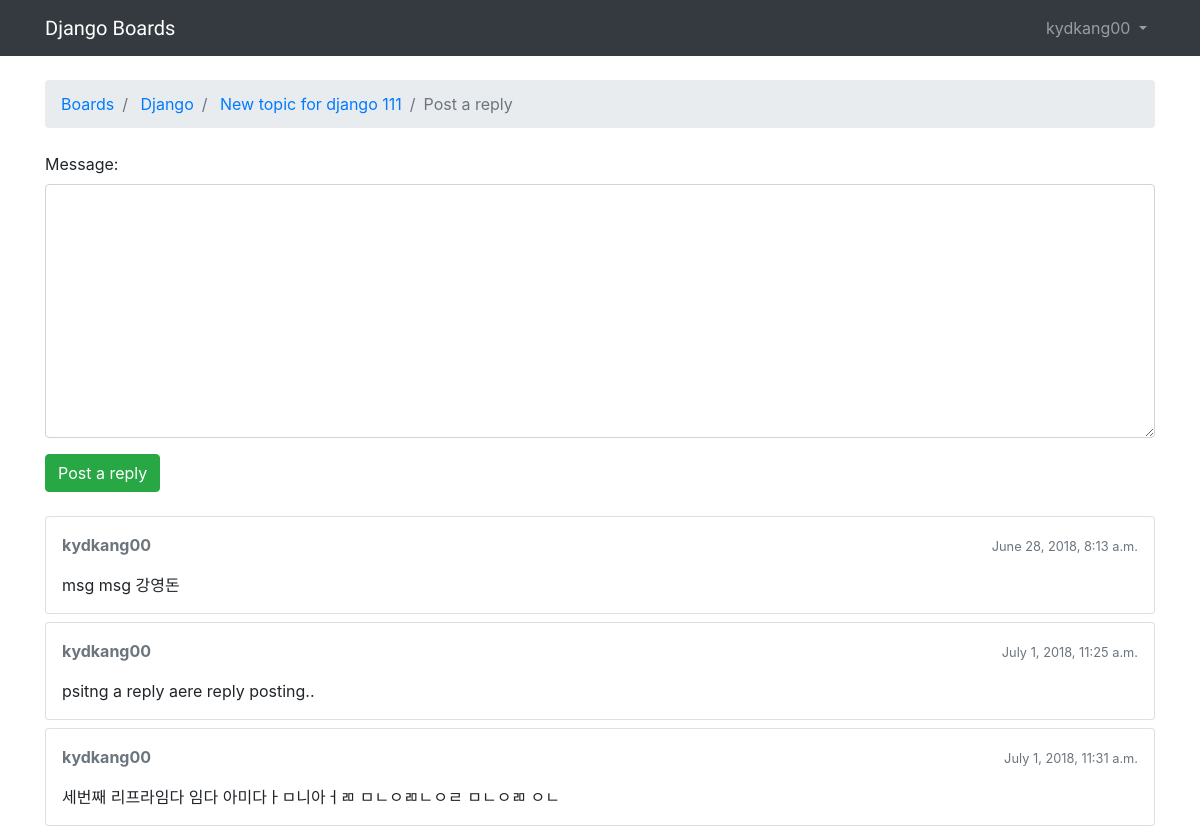
The app's page /boards/1/topics/1/reply/ (signed in), older data.
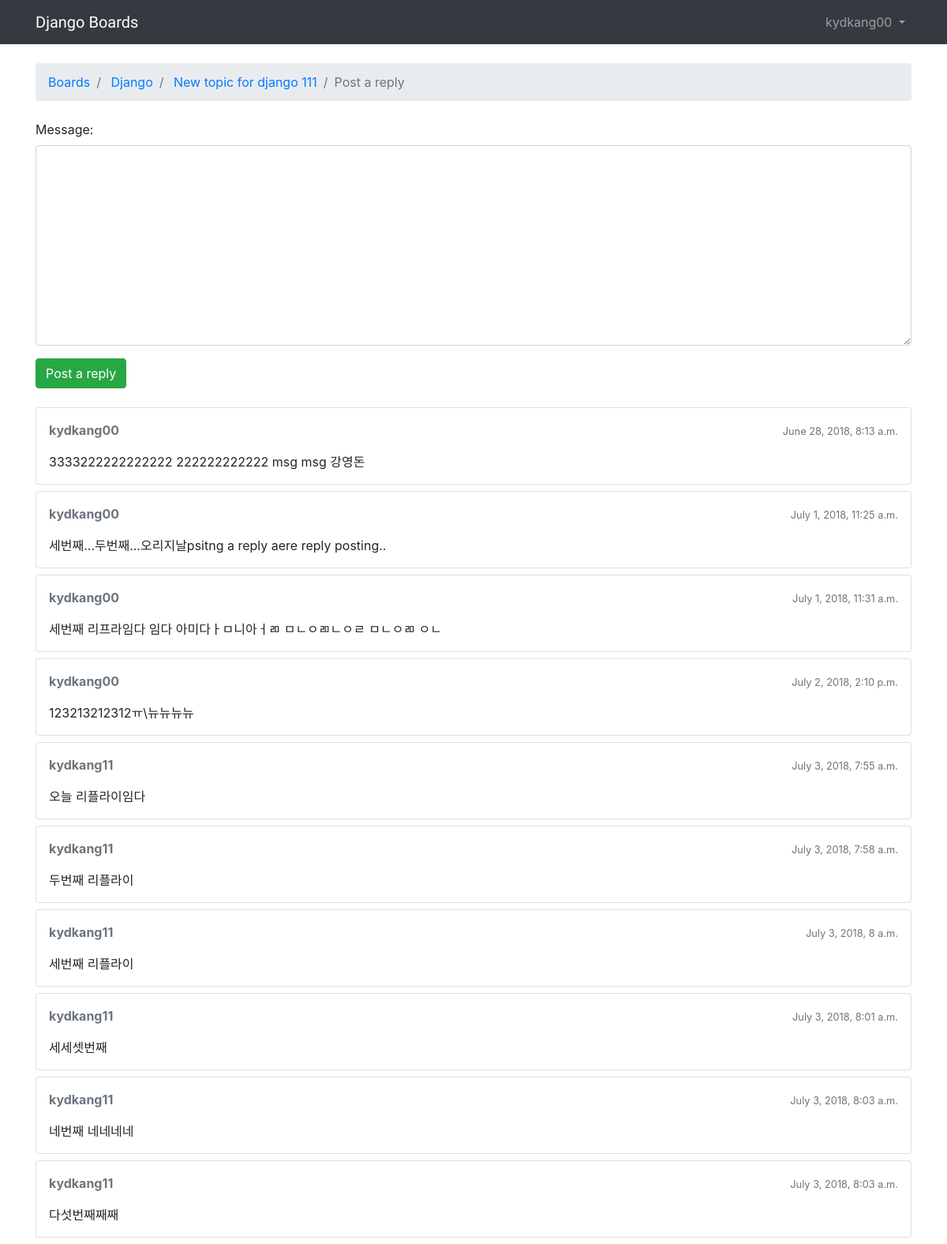
The same page, newer data.
### boards/models.py (models this page shows, shortened)
class Post(models.Model):
    message = models.TextField(max_length=4000)
    topic = models.ForeignKey(Topic, on_delete=models.CASCADE, related_name='posts')
    created_at = models.DateTimeField(auto_now_add=True)
    updated_at = models.DateTimeField(null=True)
    created_by = models.ForeignKey(User, on_delete=models.CASCADE,
                                    related_name='posts')
    updated_by = models.ForeignKey(User, on_delete=models.CASCADE,
                                        null=True, related_name='+')

### boards/views.py (the view)
# urls.py: url(r'^boards/(?P<pk>\d+)/topics/(?P<topic_pk>\d+)/reply/$', views.reply_topic, name='reply_topic'),
@login_required
def reply_topic(request, pk, topic_pk):
    topic = get_object_or_404(Topic, board__pk=pk, pk=topic_pk)
    if request.method == 'POST':
        form = PostForm(request.POST)
        if form.is_valid():
            post = form.save(commit=False)
            post.topic = topic
            post.created_by = request.user
            post.save()
            topic.last_updated = datetime.datetime.now()
            topic.save()
            return redirect('topic_posts', pk=pk, topic_pk=topic_pk)
    else:
        form = PostForm()
    return render(request, 'reply_topic.html', {'topic': topic, 'form': form})

### boards/forms.py
class PostForm(forms.ModelForm):
    class Meta:
        model = Post
        fields = ['message', ]

### templates/reply_topic.html (shortened to what this page needs)
{% extends 'base.html' %}
{% load static %}
{% block breadcrumb %}
  <li class="breadcrumb-item"><a href="{% url 'home' %}">Boards</a></li>
  <li class="breadcrumb-item"><a href="{% url 'board_topics' topic.board.pk %}">
                                {{ topic.board.name }}</a></li>
  <li class="breadcrumb-item"><a href="{% url 'topic_posts' topic.board.pk topic.pk %}">
                                {{ topic.subject }}</a></li>
  <li class="breadcrumb-item active">Post a reply</li>
{% endblock %}
{% block content %}
  <form method="post" class="mb-4">
    {% include 'includes/form.html' %}
    <button type="submit" class="btn btn-success">Post a reply</button>
  </form>
  {% for post in topic.posts.all %}
    <div class="card mb-2">
      <div class="card-body p-3">   <!—padding -->
        <div class="row mb-3">
          <div class="col-6">
            <strong class="text-muted">{{ post.created_by.username }}</strong>
          </div>
          <div class="col-6 text-right">
            <small class="text-muted">{{ post.created_at }}</small>
          </div>
        </div>
        {{ post.message }}
      </div>
    </div>
  {% endfor %}
{% endblock %}

Row changes from the older to the newer data that the page shows:
changed Post: message "msg msg 강영돈" → "3333222222222222 222222222222 msg msg 강영돈"
changed Post: message "psitng a reply aere reply posting.." → "세번째...두번째...오리지날psitng a reply aere reply posting.."
added Post: created_by.username "kydkang00", created_at "July 2, 2018, 2:10 p.m.", message "123213212312ㅠ\\뉴뉴뉴뉴"
added Post: created_by.username "kydkang11", created_at "July 3, 2018, 7:55 a.m.", message "오늘 리플라이임다"
added Post: created_by.username "kydkang11", created_at "July 3, 2018, 7:58 a.m.", message "두번째 리플라이"
added Post: created_by.username "kydkang11", created_at "July 3, 2018, 8 a.m.", message "세번째 리플라이"
added Post: created_by.username "kydkang11", created_at "July 3, 2018, 8:01 a.m.", message "세세셋번째"
added Post: created_by.username "kydkang11", created_at "July 3, 2018, 8:03 a.m.", message "네번째 네네네네"
added Post: created_by.username "kydkang11", created_at "July 3, 2018, 8:03 a.m.", message "다섯번째째째"
